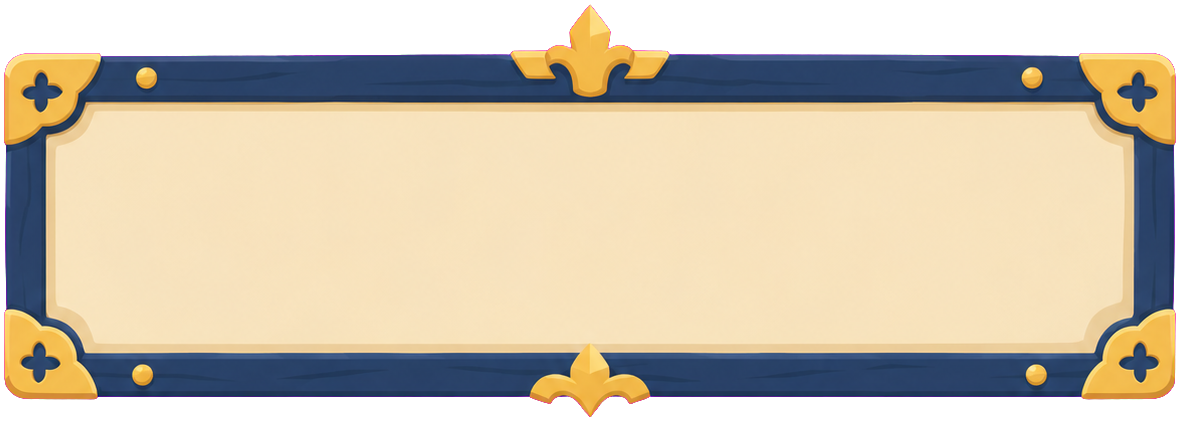
#> input picture art/ui/panel.png, 1180 x 421 px
$ python ui_kit.py ../../art/ui/panel.png
#> lines starting #> are read from the running program, lines starting #| are printed output that depends on the picture
### war/tools/rig_cut.py
"""인간형 쥐 리그 부위 자르기.

art/<id>/rig_src.json (뼈 · 영역 규칙) + 시점별 통그림(마젠타 배경)
  → art/<id>/parts/<시점>/<부위>.png + art/<id>/rig.json

사용: python tools/rig_cut.py art/knight [시점...]

부위 배정 순서
  1) rules 를 위에서부터: 다각형(poly) · 색(color) · y 범위 조건에 맞는 픽셀을 그 부위(to)로
     to 가 목록이면 그 뼈들 중 가장 가까운 뼈로
  2) 남은 픽셀은 default 뼈들 중 (선분까지 거리 − bias) 가 가장 작은 뼈로
관절 겹침: 부모가 있는 부위는 피벗 둘레 cap 반경 안의 부모 픽셀도 함께 가짐 → 돌려도 틈이 안 생김
"""
import json
import os
import sys

import numpy as np
from PIL import Image, ImageDraw
from scipy import ndimage
import cv2


def key_magenta(img):
    """마젠타 배경을 투명으로, 가장자리 마젠타 번짐은 걷어 낸다."""
    a = np.asarray(img.convert('RGB')).astype(np.float32)
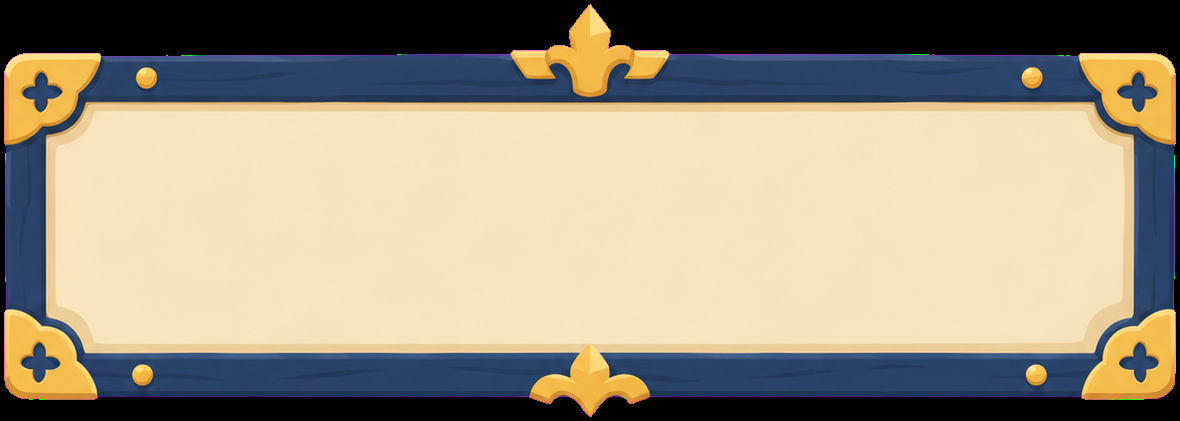
#> a: shape (421, 1180, 3) float32; mean R, G, B 158.1, 146.9, 126.7
    r, g, b = a[..., 0], a[..., 1], a[..., 2]
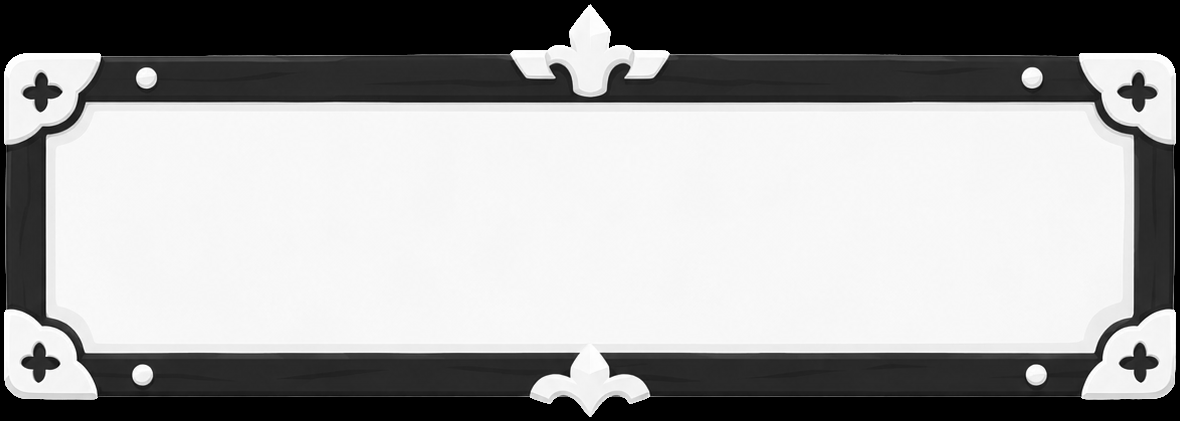
#> r: shape (421, 1180) float32; min 0, max 255, mean 157.9
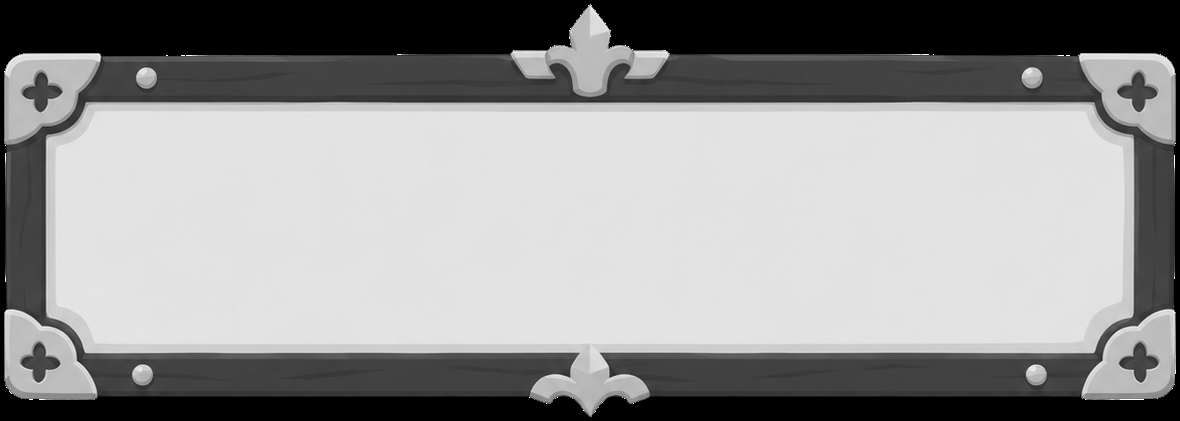
#> g: shape (421, 1180) float32; min 0, max 255, mean 146.9
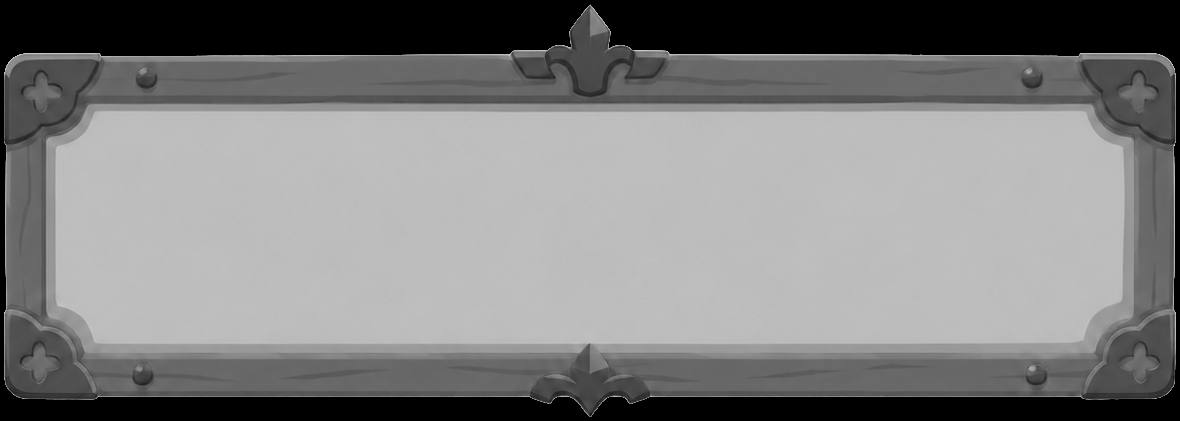
#> b: shape (421, 1180) float32; min 0, max 232, mean 126.8
    m = np.minimum(r, b) - g  # 마젠타 정도
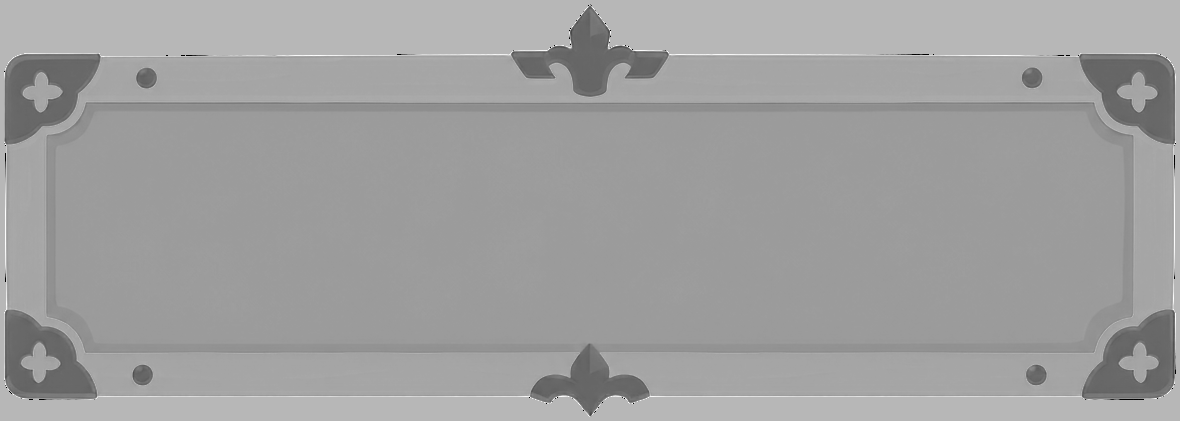
#> m: shape (421, 1180) float32; min -255, max 100, mean -32.6; drawn with min black and max white
    alpha = np.clip((190.0 - m) / 90.0, 0.0, 1.0)
#> alpha: shape (421, 1180) float32; every value is 1
    # 반투명 가장자리: 마젠타 성분을 빼서 색 되살림
    spill = (1.0 - alpha)[..., None]
#> spill: shape (421, 1180, 1) float32; every value is 0
    mag = np.array([255.0, 0.0, 255.0])
    rgb = np.where(alpha[..., None] > 0.02, (a - spill * mag) / np.maximum(alpha[..., None], 0.02), 0)
    rgb = np.clip(rgb, 0, 255)
    out = np.dstack([rgb, alpha * 255.0]).astype(np.uint8)
    return out


# [221 lines left out: functions poly_mask, color_mask, seg_dist, nearest, clean_islands, build_view and 1 more, not called in this run]


# [4 lines that do not run on import are left out]

### war/tools/ui_kit.py
"""UI 키트 시트 → art/out/ui/<이름>.png (요소마다 잘라서). CSS border-image 로 패널 · 버튼에 씀 (index.html).

사용: python war/tools/ui_kit.py art/src/gpt/ui_kit.png
"""
import os
import sys

import numpy as np
from PIL import Image
from scipy import ndimage

sys.path.insert(0, os.path.dirname(__file__))
from rig_cut import key_magenta  # noqa: E402

OUT = os.path.join(os.path.dirname(__file__), '..', 'art', 'out', 'ui')
# 위 → 아래, 왼 → 오른 순서
NAMES = ['panel', 'panel_sq', 'header', 'btn', 'btn_hi', 'btn_off', 'btn_red', 'ring', 'slot', 'tag', 'rope', 'bar', 'bar_fill']


def main(src):
    rgba = key_magenta(Image.open(src))
    a = rgba[..., 3] > 40
#> a: shape (421, 1180) bool; every value is 1
    lab, n = ndimage.label(ndimage.binary_dilation(a, iterations=4))
#> lab: shape (421, 1180) int32; every value is 1
#> n = 1
    sizes = ndimage.sum(np.ones_like(lab), lab, range(1, n + 1))
#> sizes = [496780]
    keep = [k + 1 for k in range(n) if sizes[k] > 1500]
#> keep = [1]
    boxes = []
    for k in keep:
        ys, xs = np.nonzero((lab == k) & a)
        boxes.append([ys.min(), ys.max() + 1, xs.min(), xs.max() + 1])
#> this loop made 1 pass
#> after the loop, boxes = [[0, 421, 0, 1180]]
    # 줄 묶기: 세로 가운데가 비슷하면 같은 줄
    boxes.sort(key=lambda b: (b[0] + b[1]) / 2)
    rows, cur = [], []
    for b in boxes:
        if cur and (b[0] + b[1]) / 2 - (cur[-1][0] + cur[-1][1]) / 2 > 30 and b[0] > max(c[1] for c in cur) - 20:
            rows.append(cur); cur = []
        cur.append(b)
#> this loop made 1 pass
#> after the loop, cur = [[0, 421, 0, 1180]]; rows = []
    rows.append(cur)
    ordered = [b for r in rows for b in sorted(r, key=lambda b: b[2])]
#> ordered = [[0, 421, 0, 1180]]
    os.makedirs(OUT, exist_ok=True)
    for name, (y0, y1, x0, x1) in zip(NAMES, ordered):
        Image.fromarray(rgba[y0:y1, x0:x1], 'RGBA').save(os.path.join(OUT, name + '.png'))
        print(name, x1 - x0, y1 - y0)
#> this loop made 1 pass
#| panel 1180 421
    print('조각', len(ordered), '이름', len(NAMES))
#| 조각 1 이름 13


if __name__ == '__main__':
    main(sys.argv[1])
